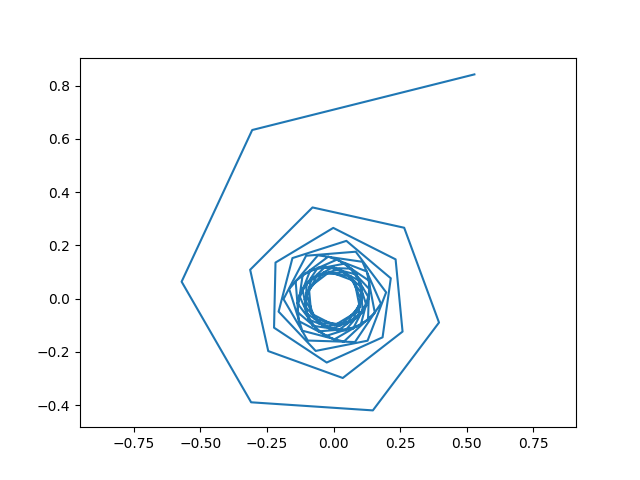

The script that saved this image:
import matplotlib.pyplot as plt
import numpy as np

def gesl (a = 1):
    f = np.linspace(0, 100, 100)
    r = a / (f**0.5)
    x = r * np.cos(f)
    y = r * np.sin(f)
    plt.plot(x,y)
    plt.axis('equal')
    plt.savefig('task4_gesl.png')

if __name__ == '__main__':
    gesl()
